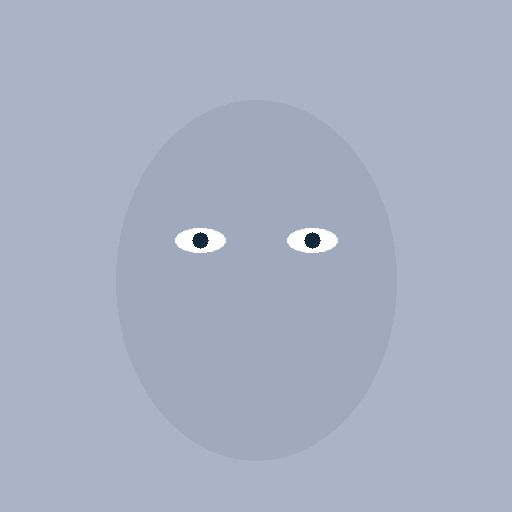
#> input picture test_face.png, 512 x 512 px
$ python -i face_cam.py   (imports and definitions only)
#> lines starting #> are read from the running program, lines starting #| are printed output that depends on the picture; after the words box and inside, x2 and y2 are one past the last pixel; in counts of white or black regions, pixels touching at a corner belong together
"""
AI Face Cam - Virtual webcam with animated AI face for KYC verification
Loads a face image and animates it with keyboard controls
Outputs through virtual camera (OBS Virtual Camera)

Usage:
  python face_cam.py -i face_photo.png
  python face_cam.py -i face_photo.png --no-virtual-cam
"""

import cv2
import numpy as np
import math
import time
import sys
import os
import argparse

CAM_WIDTH = 640
CAM_HEIGHT = 480
FPS = 30


class FaceAnimator:
    def __init__(self, face_image_path):
#> called with face_image_path = 'test_face.png'
        self.original = cv2.imread(face_image_path, cv2.IMREAD_UNCHANGED)
#> self.original is the input picture: shape (512, 512, 3); mean B, G, R 197.2, 177.3, 167.3
        if self.original is None:
            raise ValueError(f"Cannot load image: {face_image_path}")

        # Convert RGBA to BGR if needed
        if self.original.shape[2] == 4:
            self.original = cv2.cvtColor(self.original, cv2.COLOR_BGRA2BGR)

        self.img_h, self.img_w = self.original.shape[:2]
#> self.img_h = 512; self.img_w = 512

        # Detect face using OpenCV DNN
        self.face_rect = self._detect_face()
#> in _detect_face, `gray = cv2.cvtColor(self.original, cv2.COLOR_BGR2GRAY)`:
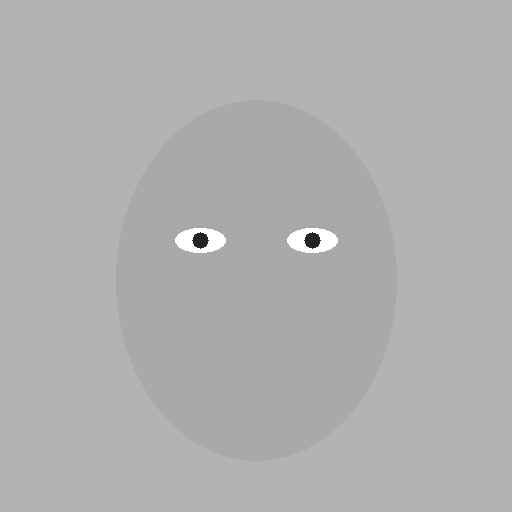
#> gray: shape (512, 512); min 36, max 255, mean 176.3
#> in _detect_face, `faces = cascade.detectMultiScale(gray, 1.1, 5, minSize=(50, 50))`: faces = ()
        if self.face_rect is None:
            print("Warning: No face detected, using center of image")
            margin = min(self.img_w, self.img_h) // 8
#> margin = 64
            self.face_rect = (margin, margin, self.img_w - margin * 2, self.img_h - margin * 2)
#> self.face_rect = (64, 64, 384, 384)

        fx, fy, fw, fh = self.face_rect
#> fx = 64; fy = 64; fw = 384; fh = 384
        self.face_cx = fx + fw // 2
#> self.face_cx = 256
        self.face_cy = fy + fh // 2
#> self.face_cy = 256

        # Estimate eye positions (proportional to face)
        self.left_eye = (self.face_cx - fw // 5, fy + int(fh * 0.38))
#> self.left_eye = (180, 209)
        self.right_eye = (self.face_cx + fw // 5, fy + int(fh * 0.38))
        self.eye_w = fw // 5
        self.eye_h = fw // 12

        # Animation state
        self.yaw = 0.0
        self.pitch = 0.0
        self.roll = 0.0
        self.blink = 0.0
        self.zoom = 1.0

        # Auto blink
        self.auto_blink_timer = time.time() + np.random.uniform(2.5, 5.0)
        self.blink_duration = 0.15
        self.blink_start = 0
        self.is_blinking = False

        # Micro movement timer
        self.micro_t = 0.0

        # Background
        self.bg_color = self._detect_bg_color()
#> in _detect_bg_color, `corners = [ self.original[5, 5], self.original[5, self.img_w - 5], sel..`: corners = [[200, 180, 170], [200, 180, 170], [200, 180, 170], [200, 180, 170]]
#> self.bg_color = [200, 180, 170]

    def _detect_face(self):
        """Detect face using OpenCV's DNN face detector"""
        prototxt = cv2.data.haarcascades + "haarcascade_frontalface_default.xml"
        cascade = cv2.CascadeClassifier(prototxt)
        gray = cv2.cvtColor(self.original, cv2.COLOR_BGR2GRAY)
        faces = cascade.detectMultiScale(gray, 1.1, 5, minSize=(50, 50))
        if len(faces) > 0:
            # Return largest face
            areas = [w * h for (x, y, w, h) in faces]
            idx = np.argmax(areas)
            return tuple(faces[idx])
        return None

    def _detect_bg_color(self):
        """Sample corners to detect background color"""
        corners = [
            self.original[5, 5],
            self.original[5, self.img_w - 5],
            self.original[self.img_h - 5, 5],
            self.original[self.img_h - 5, self.img_w - 5]
        ]
        return np.mean(corners, axis=0).astype(np.uint8)

    # [20 lines left out: function update, not called in this run]

    def render(self):
        frame = np.zeros((CAM_HEIGHT, CAM_WIDTH, 3), dtype=np.uint8)
        frame[:] = self.bg_color
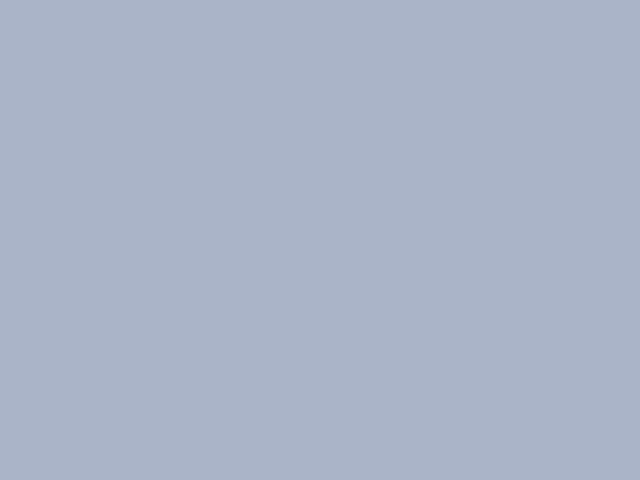
#> frame: shape (480, 640, 3); mean of channels 0, 1, 2 200, 180, 170; drawn as B, G, R

        img = self.original.copy()

        # Micro-movements for realism
        micro_yaw = math.sin(self.micro_t * 0.3) * 0.4
        micro_pitch = math.sin(self.micro_t * 0.45) * 0.3
        eff_yaw = self.yaw + micro_yaw
        eff_pitch = self.pitch + micro_pitch
        eff_roll = self.roll + math.sin(self.micro_t * 0.2) * 0.2

        # Apply perspective warp
        img = self._warp_face(img, eff_yaw, eff_pitch, eff_roll)

        # Apply blink
        if self.blink > 0.05:
            img = self._apply_blink(img)

        # Scale and center
        scale = min(CAM_WIDTH / self.img_w, CAM_HEIGHT / self.img_h) * 0.85 * self.zoom
        nw = int(self.img_w * scale)
        nh = int(self.img_h * scale)
        resized = cv2.resize(img, (nw, nh), interpolation=cv2.INTER_LINEAR)

        x_off = (CAM_WIDTH - nw) // 2
        y_off = (CAM_HEIGHT - nh) // 2

        # Paste
        sx = max(0, -x_off)
        sy = max(0, -y_off)
        dx = max(0, x_off)
        dy = max(0, y_off)
        cw = min(nw - sx, CAM_WIDTH - dx)
        ch = min(nh - sy, CAM_HEIGHT - dy)
        if cw > 0 and ch > 0:
            frame[dy:dy + ch, dx:dx + cw] = resized[sy:sy + ch, sx:sx + cw]
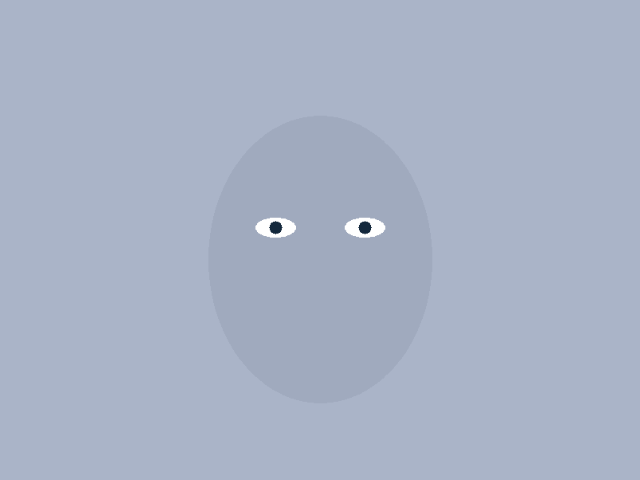
#> frame: shape (480, 640, 3); 16.57% of pixels changed, all inside (x1, y1, x2, y2) = (208, 115, 433, 404); drawn as B, G, R

        return frame

    def _warp_face(self, img, yaw, pitch, roll):
        h, w = img.shape[:2]
        cx, cy = w / 2, h / 2

        # Perspective warp for yaw
        if abs(yaw) > 1:
            src = np.float32([[0, 0], [w, 0], [w, h], [0, h]])
            sq = abs(yaw) / 50.0 * 0.12
            if yaw > 0:
                dst = np.float32([[0, h * sq], [w, 0], [w, h], [0, h * (1 - sq)]])
            else:
                dst = np.float32([[0, 0], [w, h * sq], [w, h * (1 - sq)], [0, h]])
            M = cv2.getPerspectiveTransform(src, dst)
            img = cv2.warpPerspective(img, M, (w, h), borderMode=cv2.BORDER_REPLICATE)

        # Perspective warp for pitch
        if abs(pitch) > 1:
            src = np.float32([[0, 0], [w, 0], [w, h], [0, h]])
            sq = abs(pitch) / 35.0 * 0.08
            if pitch > 0:
                dst = np.float32([[w * sq, 0], [w * (1 - sq), 0], [w, h], [0, h]])
            else:
                dst = np.float32([[0, 0], [w, 0], [w * (1 - sq), h], [w * sq, h]])
            M = cv2.getPerspectiveTransform(src, dst)
            img = cv2.warpPerspective(img, M, (w, h), borderMode=cv2.BORDER_REPLICATE)

        # Roll rotation
        dx = math.sin(math.radians(yaw)) * w * 0.04
        dy = math.sin(math.radians(pitch)) * h * 0.04
        M_rot = cv2.getRotationMatrix2D((cx, cy), -roll, 1.0)
        M_rot[0, 2] += dx
        M_rot[1, 2] += dy
        img = cv2.warpAffine(img, M_rot, (w, h), borderMode=cv2.BORDER_REPLICATE)

        return img

    # [30 lines left out: function _apply_blink, not called in this run]


class FaceCamApp:
    # [100 lines left out: functions __init__, run, _handle_key, not called in this run]


# [12 lines not run here, left out]

>>> result = FaceAnimator('test_face.png').render()

$ run again, on test_yaw_0.png
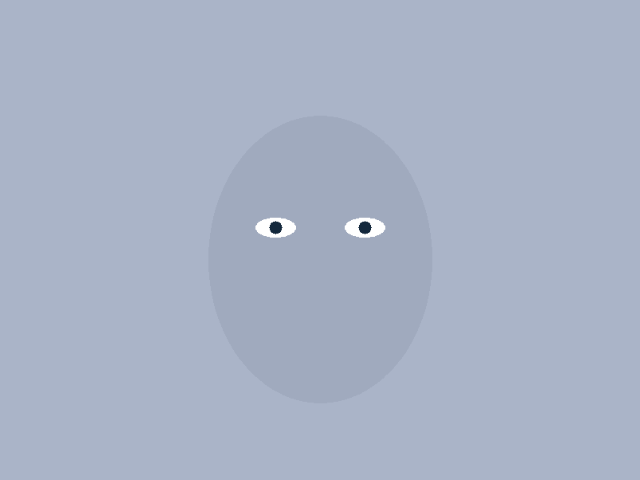
#> input picture test_yaw_0.png, 640 x 480 px
#> in __init__, self.original is the input picture: shape (480, 640, 3); mean B, G, R 198.5, 178.5, 168.6
#> in _detect_face, `gray = cv2.cvtColor(self.original, cv2.COLOR_BGR2GRAY)`:
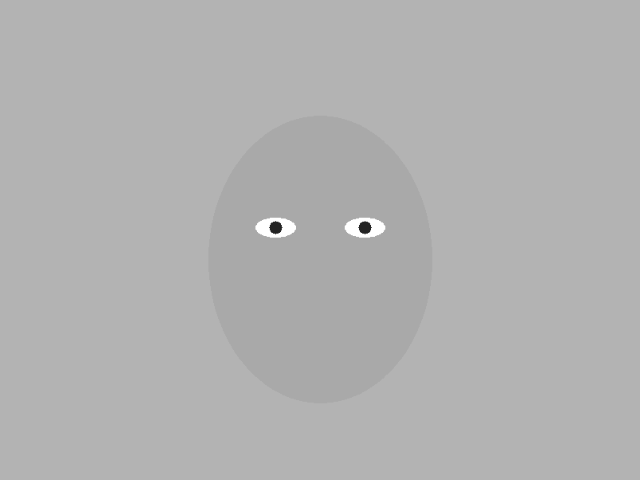
#> gray: shape (480, 640); min 36, max 255, mean 177.5
#> faces = ()
#> corners = [[200, 180, 170], [200, 180, 170], [200, 180, 170], [200, 180, 170]]
#> self.bg_color = [200, 180, 170]
